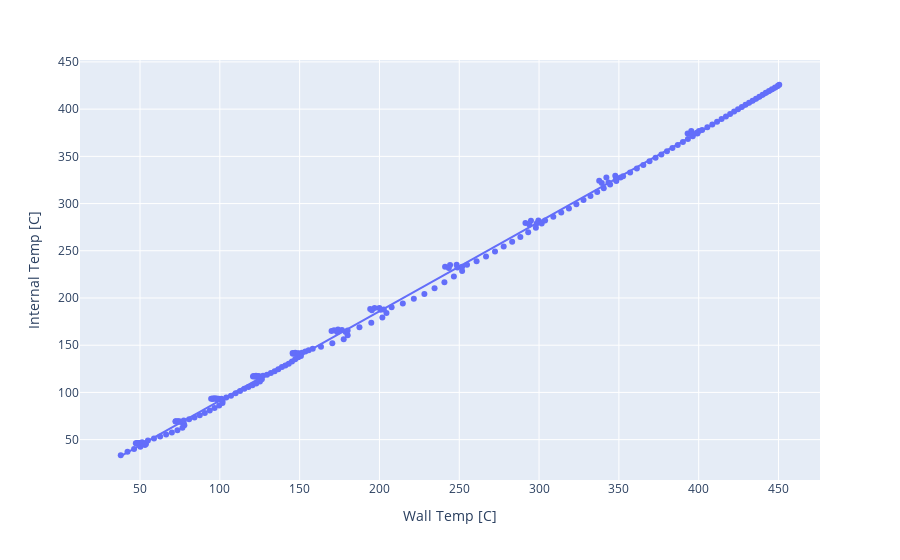

Notebook code cell kept with this figure:
### Code cell
fig13i = px.scatter(June13HeatingFilt, x="Wall Temp [C]", y="Internal Temp [C]", trendline="ols")
fig13i.show()

### Figure 1 — Plotly figure (JSON) as saved in the notebook; plotly's stock layout.template omitted (floating-point values rounded to 4 significant figures; data arrays with more than 128 entries replaced by an {"elided": "..."} marker saying what was removed)
{"data": [{"hovertemplate": "Wall Temp [C]=%{x}<br>Internal Temp [C]=%{y}<extra></extra>", "legendgroup": "", "marker": {"color": "#636efa", "symbol": "circle"}, "mode": "markers", "name": "", "orientation": "v", "showlegend": false, "type": "scatter", "x": {"elided": "202 float values"}, "xaxis": "x", "y": {"elided": "202 float values"}, "yaxis": "y"}, {"hovertemplate": "<b>OLS trendline</b><br>Internal Temp [C] = 0.947131 * Wall Temp [C] + -3.49425<br>R<sup>2</sup>=0.999009<br><br>Wall Temp [C]=%{x}<br>Internal Temp [C]=%{y} <b>(trend)</b><extra></extra>", "legendgroup": "", "marker": {"color": "#636efa", "symbol": "circle"}, "mode": "lines", "name": "", "showlegend": false, "type": "scatter", "x": {"elided": "202 float values"}, "xaxis": "x", "y": {"elided": "202 float values"}, "yaxis": "y"}], "layout": {"legend": {"tracegroupgap": 0}, "margin": {"t": 60}, "xaxis": {"anchor": "y", "domain": [0, 1], "title": {"text": "Wall Temp [C]"}}, "yaxis": {"anchor": "x", "domain": [0, 1], "title": {"text": "Internal Temp [C]"}}}}
